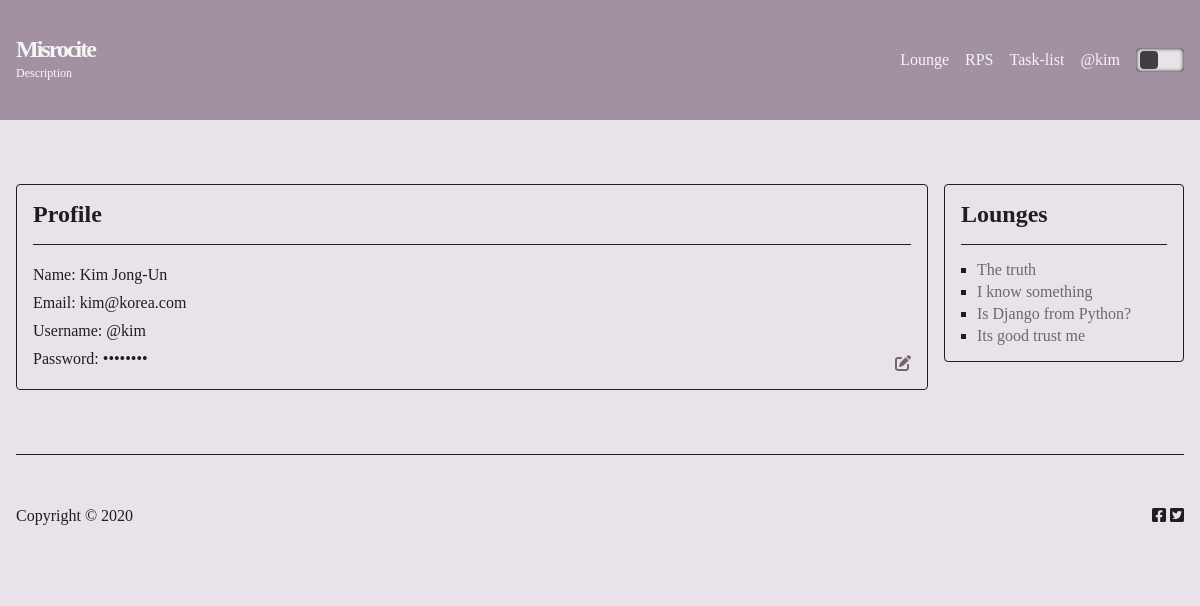
/profile/2/ (signed in), run on the app's committed database.
### base/models.py (models this page shows)
class Lounge(models.Model):
	host = models.ForeignKey(User, on_delete=models.SET_NULL, null=True)
	topic = models.ForeignKey(Topic, on_delete=models.SET_NULL, null=True)
	name = models.CharField(max_length=100)
	description = models.TextField(null=True, blank=True)
	participants = models.ManyToManyField(User, related_name='participants', blank=True)
	updated = models.DateTimeField(auto_now=True)
	created = models.DateTimeField(auto_now_add=True)
	class Meta(object):
		ordering = [
			'-updated',
			'-created',
		]
	def __str__(self):
		return self.name

### base/views.py (the view)
# urls.py: path('profile/<id>/', profile, name='profile'),
def profile(request, id):
	data = User.objects.get(id=id)
	lounges = data.lounge_set.all()
	msgs = data.message_set.all()
	param = {
		'data': data,
		'lounges': lounges,
		'msgs': msgs,
	}
	return render(request, 'base/profile.html', param)

### templates/base/profile.html
{% extends 'base.html' %}
{% block content %}
<section id="profile">
<div class="container">
	<div class="row">
		<div class="data-profile">
			<div class="wrap">
				<h2 class="text-title">Profile</h2>
				<div class="among-start">
				<div class="data-group">
				<p>Name:
					{% if data.first_name != '' %}
						{{ data.first_name }} {{ data.last_name }}
					{% else %}
						<a href="{% url 'profile_edit' data.id %}" class="link">Complete your profile!</a>
					{% endif %}
				</p>
				<p>Email:
					{% if data.email != '' %}
						{{ data.email }}
					{% else %}
						<a href="{% url 'profile_edit' data.id %}" class="link">Complete your profile!</a>
					{% endif %}
				</p>
				<p>Username: @{{ data.username }}</p>
				<p>Password: ••••••••</p>
				</div>
				<a href="{% url 'profile_edit' request.user.id %}" class="link">
					<i class="fas fa-edit"></i>
				</a>
				</div>
			</div>
		</div>
		<div class="data-lounge">
			<div class="wrap">
				<h2 class="text-title">Lounges</h2>
				<ul class="lounge-list">
				{% if lounges %}
				{% for each in lounges %}
				<li><a href="{% url 'lounge_details' each.id %}" class="link">{{ each }}</a></li>
				{% endfor %}
				{% else %}
				<p>No lounges available, <a href="{% url 'lounge_insert' %}" class="link">create one</a>.</p>
				{% endif %}
				</ul>
			</div>
		</div>
	</div>
</div>
</section>
{% endblock content %}

### templates/navbar.html (shortened to what this page needs)
<nav class="navbar">
	<div class="container">
		<div class="row">
			<div class="logo">
	            <div class="logo-group">
	            	<a href="/">
						<h2>Misrocite</h2>
	            	</a>
					<p class="smol">Description</p>
	            </div>
			</div>
			<div class="menu">
				<ul>
					<li><a href="{% url 'lounge' %}">Lounge</a></li>
					<li><a href="{% url 'rps' %}">RPS</a></li>
					<li><a href="{% url 'task' %}">Task-list</a></li>
					{% if request.user.is_authenticated %}
					<li class="dropdown">
						<a href="#">@{{ user.username }}</a>
					</li>
					{% else %}
					<li><a href="{% url 'auth' %}" class="login">Login</a></li>
					{% endif %}
				</ul>
				<div class="bar">
					<div class="circle"></div>
				</div>
			</div>
		</div>
	</div>
</nav>

### assets/css/style.css (style rules this page uses)
:root { --link-color: hsla(298deg, 8%, 42%, 1); --text-color: hsla(298deg, 8%, 12%, 1); --mute-color: hsla(298deg, 8%, 98%, 1); --background-color: hsla(298deg, 8%, 90%, 1); --primary-light-color: hsla(298deg, 8%, 60%, 1); --primary-normal-color: hsla(298deg, 8%, 42%, 1); --primary-dark-color: hsla(298deg, 8%, 25%, 1); --border-color: hsla(298deg, 8%, 83%, 1); --border-nox-color: hsla(298deg, 8%, 12%, 1); --tag-color: hsla(298deg, 8%, 82%, 1); --black: hsla(0deg, 0%, 0%, 1); --white: hsla(0deg, 0%, 96%, 1); --red: hsla(0deg, 20%, 42%, 1); --green: hsla(120deg, 20%, 42%, 1); --blue: hsla(210deg, 20%, 42%, 1); --yellow: hsla(72deg, 20%, 42%, 1); --header-size: 1.5rem; --normal-size: .em; --smol-size: .75em; }
*, *::before, *::after { margin: 0; padding: 0; box-sizing: border-box; }
p { font-size: var(--normal-size); line-height: 1.75; }
body { font-family: 'Ubuntu'; background-color: var(--background-color); color: var(--text-color); }
.row { display: flex; grid-gap: 1rem; }
.smol { font-size: var(--smol-size); color: var(--mute-color); }
a.link { color: var(--link-color); animation: blink 4200ms infinite; transition: all 300ms ease-in-out; text-decoration: none; }
.bar { width: 48px; height: 24px; background-color: var(--background-color); border-radius: .25rem; display: flex; align-items: center; position: relative; cursor: pointer; box-shadow: inset 0 0 .25rem var(--black); }
.circle { cursor: pointer; position: absolute; left: 4px; width: 18px; height: 18px; border-radius: .25rem; background-color: var(--primary-dark-color); transition: all 300ms ease-in-out; }
.navbar { position: relative; z-index: 19; }
.navbar .container { background-color: var(--primary-light-color); }
.navbar, .navbar a, .menu-mobile a { color: var(--white); }
.navbar a, .menu-mobile a { text-decoration: none; transition: all 300ms ease-in-out; }
.navbar .container .row { padding: .625rem 1rem; margin: auto; max-width: 1280px; width: 100%; height: 120px; justify-content: space-between; align-items: center; }
.jumbotron h1, .navbar .logo-group h2 { letter-spacing: -2px; }
.navbar .logo { display: flex; align-items: center; justify-content: center; grid-gap: 1rem; }
.navbar .menu { display: flex; grid-gap: 1rem; align-items: center; }
.navbar .menu ul { display: flex; grid-gap: 1rem; }
.navbar .menu ul li { list-style-type: none; }
.navbar .menu ul li.dropdown { position: relative; }
section { margin: auto; max-width: 1280px; width: 100%; padding: 4rem 1rem; }
.among-start { display: flex; justify-content: space-between; align-items: flex-end; }
.text-title { position: relative; border-bottom: 1px solid var(--border-nox-color); padding-bottom: 1rem; }
#profile p { word-break: break-all; }
#profile .container .row { justify-content: space-between; align-items: flex-start; }
#profile .wrap { padding: 1rem; border: 1px solid var(--border-nox-color); border-radius: .25rem; }
#profile .data-profile { flex-grow: 1; }
#profile .data-lounge { flex-basis: 240px; flex-grow: 0; flex-shrink: 0; }
#profile .text-title { margin-bottom: 1rem; }
#profile ul.lounge-list { display: flex; grid-gap: .25rem; flex-direction: column; }
#profile ul.lounge-list li { list-style-type: square; margin-left: 1rem; }

### data on the page
Lounge: name "The truth"
Lounge: name "I know something"
Lounge: name "Is Django from Python?"
Lounge: name "Its good trust me"

### other printed values
{{ user.username }} "kim"
{{ data.first_name }} "Kim"
{{ data.last_name }} "Jong-Un"
{{ data.email }} "kim@korea.com"
{{ data.username }} "kim"
